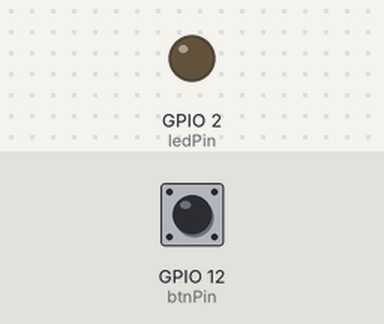
Recording of a sketch running on a simulated ESP8266 (NodeMCU). Shown: output pins drawn as LEDs (lit = HIGH). Inputs (shaded band) come from the test bench; at power-on: GPIO 12 (btnPin) HIGH. WiFi joins after 1.5 s; servers stay silent unless stated; uploads are accepted with an empty reply; what the sketch prints to the serial monitor is not drawn.

Above: at 0.1 s.
At 1.6 s:
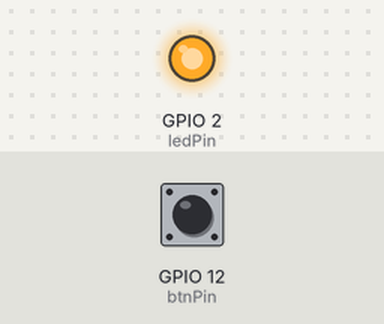
Timing chart, 0 to 3.1 s (numbered marks = the images above):
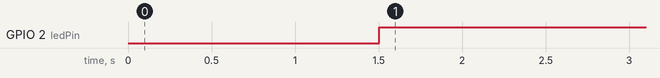

Measured:
- by itself, GPIO 2 (ledPin): LOW → HIGH at 1.5 s

The sketch:

esp8266.ino
```cpp
#include <ESP8266WiFi.h>
#include <ESP8266HTTPClient.h>
#include <WiFiClient.h>

const char* ssid = "VO VAN CANH";          //Tên mạng Wifi mà Socket server của bạn đang kết nối
const char* password = "doimotxi";  //Pass mạng wifi ahihi, anh em rãnh thì share pass cho mình với.
const char* serverName = "http://service-table.herokuapp.com/add";
HTTPClient http;
int ledPin = 2;                 // LED connected to digital pin 16
int btnPin = 12;                  // BUTTON connected to digital pin 0
int numTable =6;

void callAPI(boolean stt, int num){
  int numberTable = 1;
  if (WiFi.status() == WL_CONNECTED)
  {
   http.begin(serverName);
   http.addHeader("Content-Type", "application/json");
   int httpResponseCode = http.POST(String("{\"num\":"+String(num)+",\"status\":"+String(stt)+"}"));
   //int httpResponseCode = http.GET();
   Serial.print("HTTP Response code: ");
   Serial.println(httpResponseCode);
   http.end();
  }
  delay(2000);
}

void setup()
{
  Serial.begin(115200);
  pinMode(ledPin, OUTPUT);      // sets the digital pin as output
  pinMode(btnPin, INPUT);       // sets the digital pin as input
  pinMode(btnPin, INPUT_PULLUP); //pull-up button
  WiFi.begin(ssid, password);
  while (WiFi.status() != WL_CONNECTED)
  {
     delay(500);
     Serial.print("*");
  }

  Serial.println("");
  Serial.println("WiFi connection Successful");
  Serial.print("The IP Address of ESP8266 Module is: ");
  Serial.print(WiFi.localIP());// Print the IP address
}

void loop()
{
 boolean reading = digitalRead(btnPin);
 if(reading){
  digitalWrite(ledPin,HIGH);
  callAPI(false,numTable);
 }else{
  digitalWrite(ledPin,LOW);
  callAPI(true,numTable);
 }
}
```
